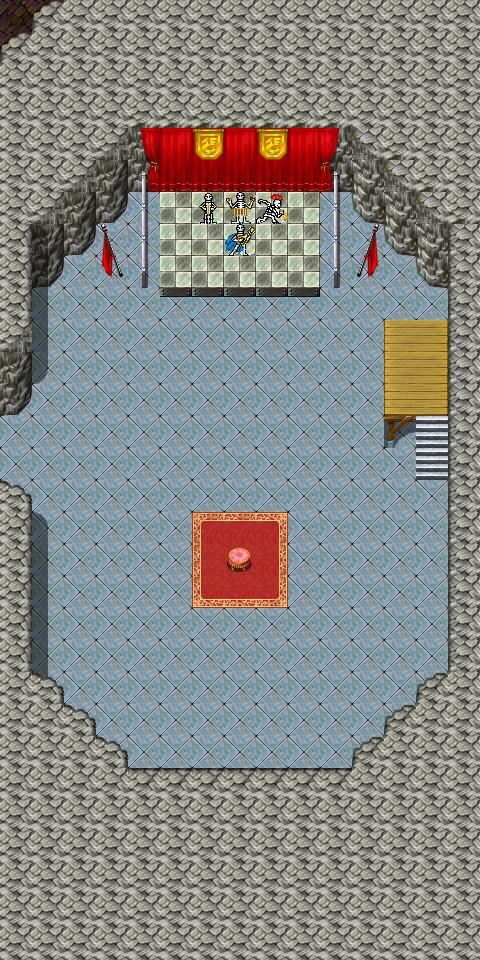

Tiled map render using the project's own tile images. Description and the map definition, with tile-layer contents summarised, below:
An orthogonal 15x30 tile map with 32x32 px tiles, 4 tile layers (Ground, Objects, Above, Band0), 3 hidden layers not drawn, 64 tilesets and 24 objects (8x spawn, 8x replace, 5x key, 2x script, mapchange).

<map version="1.5" tiledversion="1.7.2" orientation="orthogonal" renderorder="right-down" width="15" height="30" tilewidth="32" tileheight="32" infinite="0" nextlayerid="12" nextobjectid="88">
 <tileset firstgid="1" name="map_bed_1" tilewidth="32" tileheight="32" tilecount="128" columns="16">
  <image source="../drawable/map_bed_1.png" width="512" height="256" />
 </tileset>
 <tileset firstgid="129" name="map_border_1" tilewidth="32" tileheight="32" tilecount="128" columns="16">
  <image source="../drawable/map_border_1.png" width="512" height="256" />
 </tileset>
 <tileset firstgid="257" name="map_bridge_1" tilewidth="32" tileheight="32" tilecount="128" columns="16">
  <image source="../drawable/map_bridge_1.png" width="512" height="256" />
 </tileset>
 <tileset firstgid="385" name="map_bridge_2" tilewidth="32" tileheight="32" tilecount="128" columns="16">
  <image source="../drawable/map_bridge_2.png" width="512" height="256" />
 </tileset>
 <tileset firstgid="513" name="map_broken_1" tilewidth="32" tileheight="32" tilecount="128" columns="16">
  <image source="../drawable/map_broken_1.png" width="512" height="256" />
 </tileset>
 <tileset firstgid="641" name="map_cavewall_1" tilewidth="32" tileheight="32" tilecount="108" columns="18">
  <image source="../drawable/map_cavewall_1.png" width="576" height="192" />
 </tileset>
 <tileset firstgid="749" name="map_cavewall_2" tilewidth="32" tileheight="32" tilecount="108" columns="18">
  <image source="../drawable/map_cavewall_2.png" width="576" height="192" />
 </tileset>
 <tileset firstgid="857" name="map_cavewall_3" tilewidth="32" tileheight="32" tilecount="108" columns="18">
  <image source="../drawable/map_cavewall_3.png" width="576" height="192" />
 </tileset>
 <tileset firstgid="965" name="map_cavewall_4" tilewidth="32" tileheight="32" tilecount="108" columns="18">
  <image source="../drawable/map_cavewall_4.png" width="576" height="192" />
 </tileset>
 <tileset firstgid="1073" name="map_chair_table_1" tilewidth="32" tileheight="32" tilecount="128" columns="16">
  <image source="../drawable/map_chair_table_1.png" width="512" height="256" />
 </tileset>
 <tileset firstgid="1201" name="map_chair_table_2" tilewidth="32" tileheight="32" tilecount="128" columns="16">
  <image source="../drawable/map_chair_table_2.png" width="512" height="256" />
 </tileset>
 <tileset firstgid="1329" name="map_crate_1" tilewidth="32" tileheight="32" tilecount="128" columns="16">
  <image source="../drawable/map_crate_1.png" width="512" height="256" />
 </tileset>
 <tileset firstgid="1457" name="map_cupboard_1" tilewidth="32" tileheight="32" tilecount="128" columns="16">
  <image source="../drawable/map_cupboard_1.png" width="512" height="256" />
 </tileset>
 <tileset firstgid="1585" name="map_curtain_1" tilewidth="32" tileheight="32" tilecount="128" columns="16">
  <image source="../drawable/map_curtain_1.png" width="512" height="256" />
 </tileset>
 <tileset firstgid="1713" name="map_entrance_1" tilewidth="32" tileheight="32" tilecount="128" columns="16">
  <image source="../drawable/map_entrance_1.png" width="512" height="256" />
 </tileset>
 <tileset firstgid="1841" name="map_entrance_2" tilewidth="32" tileheight="32" tilecount="128" columns="16">
  <image source="../drawable/map_entrance_2.png" width="512" height="256" />
 </tileset>
 <tileset firstgid="1969" name="map_fence_1" tilewidth="32" tileheight="32" tilecount="128" columns="16">
  <image source="../drawable/map_fence_1.png" width="512" height="256" />
 </tileset>
 <tileset firstgid="2097" name="map_fence_2" tilewidth="32" tileheight="32" tilecount="128" columns="16">
  <image source="../drawable/map_fence_2.png" width="512" height="256" />
 </tileset>
 <tileset firstgid="2225" name="map_fence_3" tilewidth="32" tileheight="32" tilecount="128" columns="16">
  <image source="../drawable/map_fence_3.png" width="512" height="256" />
 </tileset>
 <tileset firstgid="2353" name="map_fence_4" tilewidth="32" tileheight="32" tilecount="128" columns="16">
  <image source="../drawable/map_fence_4.png" width="512" height="256" />
 </tileset>
 <tileset firstgid="2481" name="map_ground_1" tilewidth="32" tileheight="32" tilecount="128" columns="16">
  <image source="../drawable/map_ground_1.png" width="512" height="256" />
 </tileset>
 <tileset firstgid="2609" name="map_ground_2" tilewidth="32" tileheight="32" tilecount="128" columns="16">
  <image source="../drawable/map_ground_2.png" width="512" height="256" />
 </tileset>
 <tileset firstgid="2737" name="map_ground_3" tilewidth="32" tileheight="32" tilecount="128" columns="16">
  <image source="../drawable/map_ground_3.png" width="512" height="256" />
 </tileset>
 <tileset firstgid="2865" name="map_ground_4" tilewidth="32" tileheight="32" tilecount="128" columns="16">
  <image source="../drawable/map_ground_4.png" width="512" height="256" />
 </tileset>
 <tileset firstgid="2993" name="map_ground_5" tilewidth="32" tileheight="32" tilecount="128" columns="16">
  <image source="../drawable/map_ground_5.png" width="512" height="256" />
 </tileset>
 <tileset firstgid="3121" name="map_ground_6" tilewidth="32" tileheight="32" tilecount="128" columns="16">
  <image source="../drawable/map_ground_6.png" width="512" height="256" />
 </tileset>
 <tileset firstgid="3249" name="map_ground_7" tilewidth="32" tileheight="32" tilecount="128" columns="16">
  <image source="../drawable/map_ground_7.png" width="512" height="256" />
 </tileset>
 <tileset firstgid="3377" name="map_ground_8" tilewidth="32" tileheight="32" tilecount="128" columns="16">
  <image source="../drawable/map_ground_8.png" width="512" height="256" />
 </tileset>
 <tileset firstgid="3505" name="map_house_1" tilewidth="32" tileheight="32" tilecount="128" columns="16">
  <image source="../drawable/map_house_1.png" width="512" height="256" />
 </tileset>
 <tileset firstgid="3633" name="map_house_2" tilewidth="32" tileheight="32" tilecount="128" columns="16">
  <image source="../drawable/map_house_2.png" width="512" height="256" />
 </tileset>
 <tileset firstgid="3761" name="map_indoor_1" tilewidth="32" tileheight="32" tilecount="128" columns="16">
  <image source="../drawable/map_indoor_1.png" width="512" height="256" />
 </tileset>
 <tileset firstgid="3889" name="map_indoor_2" tilewidth="32" tileheight="32" tilecount="128" columns="16">
  <image source="../drawable/map_indoor_2.png" width="512" height="256" />
 </tileset>
 <tileset firstgid="4017" name="map_kitchen_1" tilewidth="32" tileheight="32" tilecount="128" columns="16">
  <image source="../drawable/map_kitchen_1.png" width="512" height="256" />
 </tileset>
 <tileset firstgid="4145" name="map_outdoor_1" tilewidth="32" tileheight="32" tilecount="128" columns="16">
  <image source="../drawable/map_outdoor_1.png" width="512" height="256" />
 </tileset>
 <tileset firstgid="4273" name="map_pillar_1" tilewidth="32" tileheight="32" tilecount="128" columns="16">
  <image source="../drawable/map_pillar_1.png" width="512" height="256" />
 </tileset>
 <tileset firstgid="4401" name="map_pillar_2" tilewidth="32" tileheight="32" tilecount="128" columns="16">
  <image source="../drawable/map_pillar_2.png" width="512" height="256" />
 </tileset>
 <tileset firstgid="4529" name="map_plant_1" tilewidth="32" tileheight="32" tilecount="128" columns="16">
  <image source="../drawable/map_plant_1.png" width="512" height="256" />
 </tileset>
 <tileset firstgid="4657" name="map_plant_2" tilewidth="32" tileheight="32" tilecount="128" columns="16">
  <image source="../drawable/map_plant_2.png" width="512" height="256" />
 </tileset>
 <tileset firstgid="4785" name="map_rock_1" tilewidth="32" tileheight="32" tilecount="128" columns="16">
  <image source="../drawable/map_rock_1.png" width="512" height="256" />
 </tileset>
 <tileset firstgid="4913" name="map_rock_2" tilewidth="32" tileheight="32" tilecount="128" columns="16">
  <image source="../drawable/map_rock_2.png" width="512" height="256" />
 </tileset>
 <tileset firstgid="5041" name="map_roof_1" tilewidth="32" tileheight="32" tilecount="128" columns="16">
  <image source="../drawable/map_roof_1.png" width="512" height="256" />
 </tileset>
 <tileset firstgid="5169" name="map_roof_2" tilewidth="32" tileheight="32" tilecount="128" columns="16">
  <image source="../drawable/map_roof_2.png" width="512" height="256" />
 </tileset>
 <tileset firstgid="5297" name="map_roof_3" tilewidth="32" tileheight="32" tilecount="128" columns="16">
  <image source="../drawable/map_roof_3.png" width="512" height="256" />
 </tileset>
 <tileset firstgid="5425" name="map_shop_1" tilewidth="32" tileheight="32" tilecount="128" columns="16">
  <image source="../drawable/map_shop_1.png" width="512" height="256" />
 </tileset>
 <tileset firstgid="5553" name="map_sign_ladder_1" tilewidth="32" tileheight="32" tilecount="128" columns="16">
  <image source="../drawable/map_sign_ladder_1.png" width="512" height="256" />
 </tileset>
 <tileset firstgid="5681" name="map_table_1" tilewidth="32" tileheight="32" tilecount="128" columns="16">
  <image source="../drawable/map_table_1.png" width="512" height="256" />
 </tileset>
 <tileset firstgid="5809" name="map_trail_1" tilewidth="32" tileheight="32" tilecount="128" columns="16">
  <image source="../drawable/map_trail_1.png" width="512" height="256" />
 </tileset>
 <tileset firstgid="5937" name="map_transition_1" tilewidth="32" tileheight="32" tilecount="128" columns="16">
  <image source="../drawable/map_transition_1.png" width="512" height="256" />
 </tileset>
 <tileset firstgid="6065" name="map_transition_2" tilewidth="32" tileheight="32" tilecount="128" columns="16">
  <image source="../drawable/map_transition_2.png" width="512" height="256" />
 </tileset>
 <tileset firstgid="6193" name="map_transition_3" tilewidth="32" tileheight="32" tilecount="128" columns="16">
  <image source="../drawable/map_transition_3.png" width="512" height="256" />
 </tileset>
 <tileset firstgid="6321" name="map_transition_4" tilewidth="32" tileheight="32" tilecount="128" columns="16">
  <image source="../drawable/map_transition_4.png" width="512" height="256" />
 </tileset>
 <tileset firstgid="6449" name="map_transition_5" tilewidth="32" tileheight="32" tilecount="128" columns="16">
  <image source="../drawable/map_transition_5.png" width="512" height="256" />
 </tileset>
 <tileset firstgid="6577" name="map_tree_1" tilewidth="32" tileheight="32" tilecount="128" columns="16">
  <image source="../drawable/map_tree_1.png" width="512" height="256" />
 </tileset>
 <tileset firstgid="6705" name="map_tree_2" tilewidth="32" tileheight="32" tilecount="128" columns="16">
  <image source="../drawable/map_tree_2.png" width="512" height="256" />
 </tileset>
 <tileset firstgid="6833" name="map_wall_1" tilewidth="32" tileheight="32" tilecount="128" columns="16">
  <image source="../drawable/map_wall_1.png" width="512" height="256" />
 </tileset>
 <tileset firstgid="6961" name="map_wall_2" tilewidth="32" tileheight="32" tilecount="120" columns="15">
  <image source="../drawable/map_wall_2.png" width="480" height="256" />
 </tileset>
 <tileset firstgid="7081" name="map_wall_3" tilewidth="32" tileheight="32" tilecount="120" columns="15">
  <image source="../drawable/map_wall_3.png" width="480" height="256" />
 </tileset>
 <tileset firstgid="7201" name="map_wall_4" tilewidth="32" tileheight="32" tilecount="120" columns="15">
  <image source="../drawable/map_wall_4.png" width="480" height="256" />
 </tileset>
 <tileset firstgid="7321" name="map_window_1" tilewidth="32" tileheight="32" tilecount="128" columns="16">
  <image source="../drawable/map_window_1.png" width="512" height="256" />
 </tileset>
 <tileset firstgid="7449" name="map_window_2" tilewidth="32" tileheight="32" tilecount="128" columns="16">
  <image source="../drawable/map_window_2.png" width="512" height="256" />
 </tileset>
 <tileset firstgid="7577" name="map_guynmart" tilewidth="32" tileheight="32" tilecount="128" columns="16">
  <image source="../drawable/map_guynmart.png" width="512" height="256" />
 </tileset>
 <tileset firstgid="7705" name="map_ratdom" tilewidth="32" tileheight="32" tilecount="108" columns="18">
  <image source="../drawable/map_ratdom.png" width="576" height="192" />
 </tileset>
 <tileset firstgid="7813" name="map_trail_1" tilewidth="32" tileheight="32" tilecount="128" columns="16">
  <image source="../drawable/map_trail_1.png" width="512" height="256" />
 </tileset>
 <tileset firstgid="7941" name="map_ratdom" tilewidth="32" tileheight="32" tilecount="108" columns="18">
  <image source="../drawable/map_ratdom.png" width="576" height="192" />
 </tileset>
 <layer id="1" name="Ground" width="15" height="30">
  <data>[450 cells, 444 non-empty, 32 distinct tile ids]</data>
 </layer>
 <layer id="2" name="Objects" width="15" height="30">
  <data>[450 cells, 45 non-empty, 21 distinct tile ids]</data>
 </layer>
 <layer id="3" name="Above" width="15" height="30">
  <data>[450 cells, 20 non-empty, 7 distinct tile ids]</data>
 </layer>
 <layer id="4" name="Top" width="15" height="30" visible="0">
  <data>[450 cells, 0 non-empty, 0 distinct tile ids]</data>
 </layer>
 <layer id="5" name="Walkable" width="15" height="30" visible="0">
  <data>[450 cells, 244 non-empty, 1 distinct tile ids]</data>
 </layer>
 <layer id="6" name="Band0" width="15" height="30">
  <data>[450 cells, 4 non-empty, 4 distinct tile ids]</data>
 </layer>
 <layer id="7" name="Band1" width="15" height="30" visible="0">
  <data>[450 cells, 4 non-empty, 4 distinct tile ids]</data>
 </layer>
 <objectgroup id="8" name="Mapevents" visible="0">
  <object id="34" name="ratdom_skel_clock" type="script" x="0" y="192" width="448" height="576">
   <properties>
    <property name="when" value="always" />
   </properties>
  </object>
  <object id="55" name="west" type="mapchange" x="0" y="416" width="32" height="64">
   <properties>
    <property name="map" value="ratdom_maze_543" />
    <property name="place" value="east" />
   </properties>
  </object>
  <object id="86" name="ratdom_skel_bone" type="script" x="224" y="544" width="32" height="32" />
 </objectgroup>
 <objectgroup id="9" name="Spawn">
  <object id="50" name="ratdom_rat" type="spawn" x="224" y="0" width="32" height="32" />
  <object id="59" name="ratdom_skel_mage" type="spawn" x="416" y="352" width="32" height="32">
   <properties>
    <property name="spawngroup" value="ratdom_skel_mage" />
   </properties>
  </object>
  <object id="61" name="ratdom_skel_lute" type="spawn" x="416" y="128" width="32" height="32">
   <properties>
    <property name="spawngroup" value="ratdom_skel_lute" />
   </properties>
  </object>
  <object id="62" name="ratdom_skel_horn" type="spawn" x="448" y="96" width="32" height="32">
   <properties>
    <property name="spawngroup" value="ratdom_skel_horn" />
   </properties>
  </object>
  <object id="63" name="ratdom_skel_drum" type="spawn" x="416" y="96" width="32" height="32">
   <properties>
    <property name="spawngroup" value="ratdom_skel_drum" />
   </properties>
  </object>
  <object id="64" name="ratdom_skel_cymb" type="spawn" x="384" y="96" width="32" height="32">
   <properties>
    <property name="spawngroup" value="ratdom_skel_cymb" />
   </properties>
  </object>
  <object id="60" name="ratdom_skel_dance" type="spawn" x="96" y="416" width="288" height="288">
   <properties>
    <property name="quantity" value="25" />
    <property name="spawngroup" value="ratdom_skel_dance_grp" />
   </properties>
  </object>
  <object id="87" name="ratdom_skel_dance2" type="spawn" x="96" y="416" width="288" height="288">
   <properties>
    <property name="active" value="false" />
    <property name="quantity" value="25" />
    <property name="spawngroup" value="ratdom_skel_dance2_grp" />
   </properties>
  </object>
 </objectgroup>
 <objectgroup id="10" name="Keys" visible="0">
  <object id="27" name="dummy:1" type="key" x="192" y="576" width="96" height="96">
   <properties>
    <property name="phrase" value="ratdom_skel_bone" />
    <property name="requireId" value="base_nondisplay" />
    <property name="requireNegation" value="true" />
    <property name="requireType" value="questProgress" />
    <property name="requireValue" value="2" />
   </properties>
  </object>
  <object id="74" name="skel_lute" type="key" x="224" y="224" width="32" height="32">
   <properties>
    <property name="phrase" value="ratdom_skel_lute" />
    <property name="requireId" value="base_nondisplay" />
    <property name="requireType" value="questProgress" />
    <property name="requireValue" value="2" />
   </properties>
  </object>
  <object id="75" name="skel_horn" type="key" x="256" y="192" width="32" height="32">
   <properties>
    <property name="phrase" value="ratdom_skel_horn" />
    <property name="requireId" value="base_nondisplay" />
    <property name="requireType" value="questProgress" />
    <property name="requireValue" value="2" />
   </properties>
  </object>
  <object id="76" name="skel_drum" type="key" x="224" y="192" width="32" height="32">
   <properties>
    <property name="phrase" value="ratdom_skel_drum" />
    <property name="requireId" value="base_nondisplay" />
    <property name="requireType" value="questProgress" />
    <property name="requireValue" value="2" />
   </properties>
  </object>
  <object id="77" name="skel_cymb" type="key" x="192" y="192" width="32" height="32">
   <properties>
    <property name="phrase" value="ratdom_skel_cymb" />
    <property name="requireId" value="base_nondisplay" />
    <property name="requireType" value="questProgress" />
    <property name="requireValue" value="2" />
   </properties>
  </object>
 </objectgroup>
 <objectgroup id="11" name="Replace">
  <object id="78" name="band_1:101" type="replace" x="224" y="224" width="32" height="32" visible="0">
   <properties>
    <property name="Objects" value="Band1" />
    <property name="requireId" value="ratdom_nondisplay" />
    <property name="requireType" value="questProgress" />
    <property name="requireValue" value="101" />
   </properties>
  </object>
  <object id="79" name="band_1:104" type="replace" x="192" y="192" width="32" height="32" visible="0">
   <properties>
    <property name="Objects" value="Band1" />
    <property name="requireId" value="ratdom_nondisplay" />
    <property name="requireType" value="questProgress" />
    <property name="requireValue" value="104" />
   </properties>
  </object>
  <object id="80" name="band_1:103" type="replace" x="224" y="192" width="32" height="32" visible="0">
   <properties>
    <property name="Objects" value="Band1" />
    <property name="requireId" value="ratdom_nondisplay" />
    <property name="requireType" value="questProgress" />
    <property name="requireValue" value="103" />
   </properties>
  </object>
  <object id="81" name="band_1:102" type="replace" x="256" y="192" width="32" height="32" visible="0">
   <properties>
    <property name="Objects" value="Band1" />
    <property name="requireId" value="ratdom_nondisplay" />
    <property name="requireType" value="questProgress" />
    <property name="requireValue" value="102" />
   </properties>
  </object>
  <object id="82" name="band_1:101" type="replace" x="224" y="224" width="32" height="32" visible="0">
   <properties>
    <property name="Objects" value="Band0" />
    <property name="requireId" value="ratdom_nondisplay" />
    <property name="requireNegation" value="true" />
    <property name="requireType" value="questProgress" />
    <property name="requireValue" value="101" />
   </properties>
  </object>
  </objectgroup>
</map>
<!-- 3 of 24 objects omitted -->
